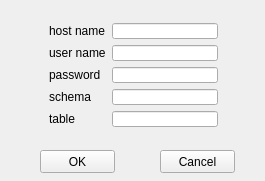
<?xml version="1.0" encoding="UTF-8"?>
<ui version="4.0">
 <class>SQL_connection_w</class>
 <widget class="QWidget" name="SQL_connection_w">
  <property name="geometry">
   <rect>
    <x>0</x>
    <y>0</y>
    <width>265</width>
    <height>181</height>
   </rect>
  </property>
  <property name="windowTitle">
   <string>SQL_connection_w</string>
  </property>
  <widget class="QPushButton" name="OK_button">
   <property name="geometry">
    <rect>
     <x>40</x>
     <y>150</y>
     <width>75</width>
     <height>23</height>
    </rect>
   </property>
   <property name="text">
    <string>OK</string>
   </property>
  </widget>
  <widget class="QPushButton" name="cancel_button">
   <property name="geometry">
    <rect>
     <x>160</x>
     <y>150</y>
     <width>75</width>
     <height>23</height>
    </rect>
   </property>
   <property name="text">
    <string>Cancel</string>
   </property>
  </widget>
  <widget class="QWidget" name="">
   <property name="geometry">
    <rect>
     <x>38</x>
     <y>12</y>
     <width>191</width>
     <height>126</height>
    </rect>
   </property>
   <layout class="QGridLayout" name="gridLayout">
    <item row="0" column="0" colspan="3">
     <widget class="QLabel" name="hostname_label">
      <property name="text">
       <string>host name</string>
      </property>
     </widget>
    </item>
    <item row="0" column="3">
     <widget class="QLineEdit" name="host_name_line"/>
    </item>
    <item row="1" column="0" colspan="3">
     <widget class="QLabel" name="user_name_label">
      <property name="text">
       <string>user name</string>
      </property>
     </widget>
    </item>
    <item row="1" column="3">
     <widget class="QLineEdit" name="user_name_line"/>
    </item>
    <item row="2" column="0" colspan="3">
     <widget class="QLabel" name="password_label">
      <property name="text">
       <string>password</string>
      </property>
     </widget>
    </item>
    <item row="2" column="3">
     <widget class="QLineEdit" name="password_line"/>
    </item>
    <item row="3" column="0" colspan="2">
     <widget class="QLabel" name="schema_label">
      <property name="text">
       <string>schema</string>
      </property>
     </widget>
    </item>
    <item row="4" column="0">
     <widget class="QLabel" name="table_label">
      <property name="text">
       <string>table</string>
      </property>
     </widget>
    </item>
    <item row="3" column="3">
     <widget class="QLineEdit" name="schema_line"/>
    </item>
    <item row="4" column="3">
     <widget class="QLineEdit" name="table_line"/>
    </item>
   </layout>
  </widget>
 </widget>
 <layoutdefault spacing="6" margin="11"/>
 <resources/>
 <connections>
  <connection>
   <sender>OK_button</sender>
   <signal>clicked()</signal>
   <receiver>SQL_connection_w</receiver>
   <slot>close()</slot>
   <hints>
    <hint type="sourcelabel">
     <x>105</x>
     <y>156</y>
    </hint>
    <hint type="destinationlabel">
     <x>143</x>
     <y>155</y>
    </hint>
   </hints>
  </connection>
 </connections>
</ui>
